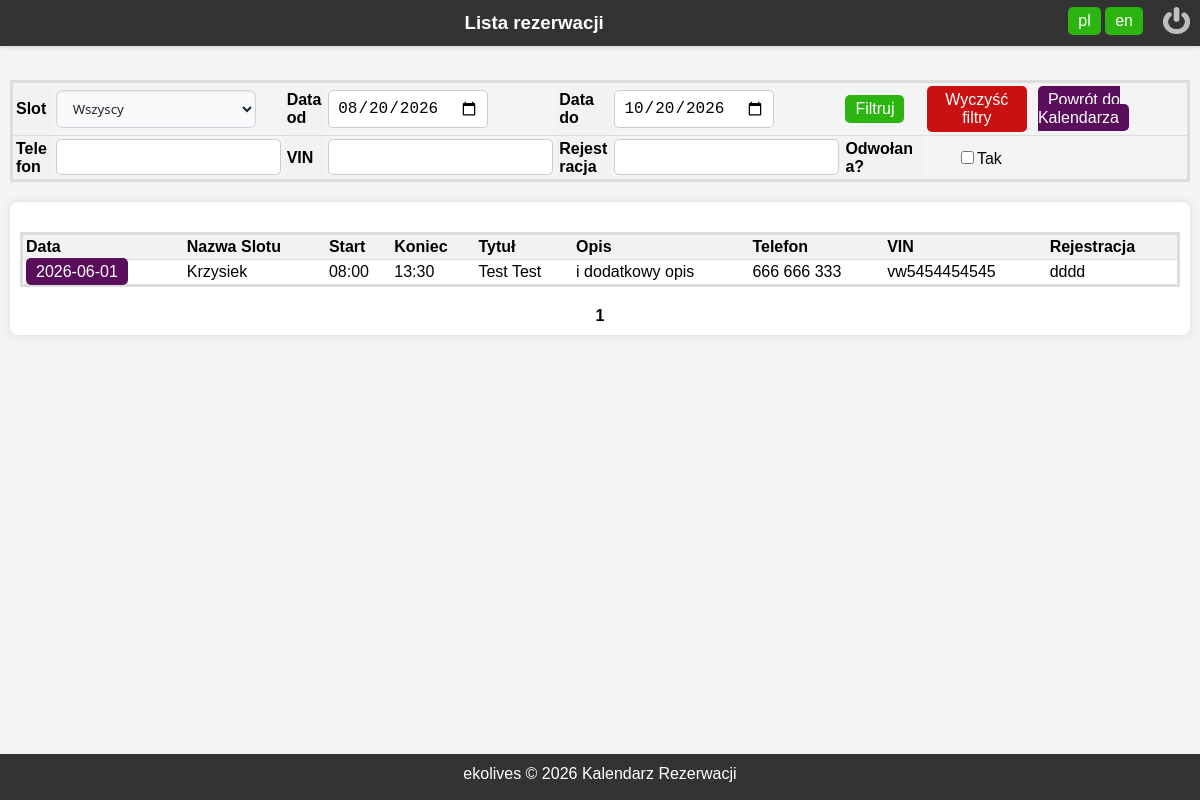
/table/reservation_list.php (signed in), run on the app's committed database.
### tables this page shows
CREATE TABLE `calendar_slots` (
  `slot_id` int(11) NOT NULL,
  `sys_submiter` varchar(255) DEFAULT NULL,
  `sys_createdate` timestamp NOT NULL DEFAULT current_timestamp(),
  `sys_updatedate` datetime NOT NULL DEFAULT '0000-00-00 00:00:00' ON UPDATE current_timestamp(),
  `sys_updatedby` varchar(255) NOT NULL,
  `mechanic_id` int(11) NOT NULL,
  `slot_date` date NOT NULL,
  `slot_time_start` time NOT NULL,
  `reservation_state` int(2) NOT NULL,
  `reservation_title` varchar(255) DEFAULT NULL,
  `reservation_description` text DEFAULT NULL,
  `reservation_phone` varchar(50) DEFAULT NULL,
  `reservation_vin` varchar(50) DEFAULT NULL,
  `reservation_plate` varchar(50) DEFAULT NULL,
  `slot_time_end` time NOT NULL DEFAULT '08:30:00'
);

CREATE TABLE `mechanics` (
  `mechanic_id` int(11) NOT NULL,
  `sys_createdate` timestamp NOT NULL DEFAULT current_timestamp(),
  `sys_updatedate` datetime NOT NULL DEFAULT '0000-00-00 00:00:00' ON UPDATE current_timestamp(),
  `sys_submitter` varchar(255) NOT NULL,
  `sys_updatedby` varchar(255) NOT NULL,
  `mechanic_name` varchar(255) NOT NULL,
  `mechanic_sort` int(11) NOT NULL DEFAULT 0,
  `color` varchar(20) NOT NULL,
  `font_color` varchar(20),
  `work_start_time` time NOT NULL DEFAULT '00:00:00',
  `work_end_time` time NOT NULL DEFAULT '00:00:00'
);

### table/reservation_list.php (the view, shortened to what this page needs)
<?php
require_once __DIR__ . '/../sys-backend/db_connect.php';
$date_from = new DateTime();
$date_from->modify('-1 month');
$date_to = new DateTime();
$date_to->modify('+1 month');
?>
<!DOCTYPE html PUBLIC "-//W3C//DTD XHTML 1.0 Transitional//EN" "http://www.w3.org/TR/xhtml1/DTD/xhtml1-transitional.dtd">
<html xmlns="http://www.w3.org/1999/xhtml" xml:lang="pl" lang="pl">
<head>
    <link rel="stylesheet" href="../newstyle.css" />
</head>
<body>
    <div id="header">
        <?php include "../sys-backend/lang.php"; ?>
        <div id="logo">
            <h3>Lista rezerwacji</h3>
        </div>
    </div>
    <div id="wrapper">
        <form method="get" action="reservation_list.php">
            <table>
                <tr>
                    <th>Slot</th>
                    <td>
<?php
echo '<select name="slot_id">';
echo '<option value="">Wszyscy</option>';
echo '</select>';
?>
                    </td>
                    <th> Data od </th>
                    <td><input type="date" name="date_from" value="<?php echo $date_from->format('Y-m-d'); ?>"></td>
                    <th> Data do </th>
                    <td><input type="date" name="date_to" value="<?php echo $date_to->format('Y-m-d'); ?>"></td>
                    <td><button class="button-green">Filtruj</button></td>
                    <td style="text-align: center;"><a href="reservation_list.php" class="button-red">Wyczyść filtry</a></td>
                    <td><a href="index.php" class="button">Powrót do Kalendarza</a></td>
                    <td></td>
                </tr>
                <tr>
                    <th>Telefon</th>
                    <td><input type="text" name="reservation_phone" value="<?php echo htmlspecialchars($_GET['reservation_phone'] ?? '', ENT_QUOTES, 'UTF-8'); ?>" /></td>
                    <th>VIN</th>
                    <td><input type="text" name="reservation_vin" value="<?php echo htmlspecialchars($_GET['reservation_vin'] ?? '', ENT_QUOTES, 'UTF-8'); ?>" /></td>
                    <th>Rejestracja</th>
                    <td><input type="text" name="reservation_plate" value="<?php echo htmlspecialchars($_GET['reservation_plate'] ?? '', ENT_QUOTES, 'UTF-8'); ?>" /></td>
                    <th>Odwołana?</th>
                    <td style="text-align: center; "><input type="checkbox" name="reservation_rejected" value="1" <?php echo isset($_GET['reservation_rejected']) ? 'checked' : ''; ?>>Tak</td>
                </tr>
            </table>
            <div id="content">
                <table>
                    <tr>
                        <th>Data</th>
                        <th>Nazwa Slotu</th>
                        <th>Start</th>
                        <th style="white-space:nowrap;">Koniec</th>
                        <th>Tytuł</th>
                        <th>Opis</th>
                        <th style="white-space:nowrap;">Telefon</th>
                        <th style="white-space:nowrap;">VIN</th>
                        <th style="white-space:nowrap;">Rejestracja</th>
                    </tr>
                    <?php
                    $limit = 10;
                    $page = isset($_GET['page']) ? max(1, intval($_GET['page'])) : 1;
                    $offset = ($page - 1) * $limit;
                    $sql_count = "SELECT COUNT(*) AS total FROM calendar_slots";
                    $result_count = $conn->query($sql_count);
                    $total_rows = $result_count->fetch_assoc()['total'];
                    $total_pages = ceil($total_rows / $limit);
                    $sql = "SELECT  *
                    FROM calendar_slots
                    LEFT JOIN mechanics
                    ON calendar_slots.mechanic_id = mechanics.mechanic_id";
                    $sql .= " ORDER BY slot_date DESC LIMIT $limit OFFSET $offset";
                    $result = $conn->query($sql);
                    while ($row = $result->fetch_assoc()) {
                        $slot_id = $row['slot_id'];
                        $mechanic_name = $row['mechanic_name'];
                        $slot_date = $row['slot_date'];
                        $slot_time = $row['slot_time_start'];
                        $slot_end = $row['slot_time_end'];
                        $reservation_title = $row['reservation_title'];
                        $reservation_description = $row['reservation_description'];
                        $reservation_phone = $row['reservation_phone'];
                        $reservation_vin = $row['reservation_vin'];
                        $reservation_plate = $row['reservation_plate'];
                        echo "<tr>
        <td><a href='reservation_details.php?slot_id=" . $slot_id . "' class='button'>" . $slot_date . "</a></td>
        <td>" . htmlspecialchars($mechanic_name) . "</td>
        <td>" . substr($slot_time, 0, 5) . "</td>
        <td>" . substr($slot_end, 0, 5) . "</td>
        <td>" . htmlspecialchars($reservation_title) . "</td>
        <td>" . htmlspecialchars($reservation_description) . "</td>
        <td>" . htmlspecialchars($reservation_phone) . "</td>
        <td>" . htmlspecialchars($reservation_vin) . "</td>
        <td>" . htmlspecialchars($reservation_plate) . "</td>
    </tr>";
                    }
                    ?>
                </table>
                <?php
                $query_string = $_GET;
                unset($query_string['page']);
                echo '<div style="margin-top:20px; text-align:center; font-size:16px;">';
                $start = max(1, $page - 3);
                $end = min($total_pages, $page + 3);
                for ($i = $start; $i <= $end; $i++) {
                    if ($i == $page) {
                        echo "<strong>$i</strong> ";
                    } else {
                        echo '<a href="' . build_page_link($i, $query_string) . '" class="button">' . $i . '</a> ';
                    }
                }
                echo '</div>';
                ?>
            </div>
    </div>
    <div id="footer">
        <p>ekolives &copy; <?php echo date("Y"); ?> Kalendarz Rezerwacji</p>
    </div>
</body>

### newstyle.css (style rules this page uses)
body { font-family: Arial, sans-serif; background-color: #f4f4f4; margin: 0; padding: 0; }
#header { background-color: #333; color: #fff; padding: 2px 0; text-align: center; position: fixed; width: 100%; top: 0; z-index: 1000; box-shadow: 0 2px 4px rgba(0, 0, 0, 0.1); }
#footer { background-color: #333; color: #fff; position: fixed; width: 100%; bottom: 0; text-align: center; display: flex; justify-content: center; padding: 1px 0; z-index: 1001; }
form { display: flex; flex-direction: column; }
input[type="text"], input[type="password"], input[type="email"], input[type="number"], input[type="date"], input[type="time"] { padding: 8px; margin-bottom: 1px; border: 1px solid #ccc; border-radius: 5px; font-size: 16px; box-sizing: border-box; }
p { text-align: center; margin-top: 10px; }
#logo h3 { margin: 0 auto; text-align: center; padding: 10px 0; }
#wrapper { margin: 0 auto; padding: 10px; padding-top: 60px; padding-bottom: 60px; }
#content { background-color: #fff; padding: 10px; border-radius: 8px; box-shadow: 0 0 10px rgba(0, 0, 0, 0.1); }
table { margin: 20px auto; width: 100%; border-collapse: collapse; border: 3px solid #ddd; table-layout: auto; word-wrap: break-word; }
th, td { padding: 3px; text-align: left; border-bottom: 1px solid #ddd; }
th { background-color: #f2f2f2; }
button { background-color: #590e5c; color: #fff; border: none; padding: 5px 10px; text-align: center; font-size: 16px; cursor: pointer; margin-right: 5px; border-radius: 5px; text-decoration: none; }
.button { background-color: #590e5c; color: #fff; border: none; padding: 5px 10px; text-align: center; font-size: 16px; cursor: pointer; margin-right: 5px; border-radius: 5px; text-decoration: none; }
.button-red { background-color: #ca1111; color: #fff; border: none; padding: 5px 10px; text-align: center; text-decoration: none; display: inline-block; font-size: 16px; cursor: pointer; margin-right: 5px; border-radius: 5px; }
.button-green { padding: 5px 10px; background-color: #2cb510; color: #fff; border: none; border-radius: 5px; font-size: 16px; cursor: pointer; text-decoration: none !important; }
select { background-color: #f8f9fa; color: #212529; border: 1px solid #ced4da; padding: 8px 12px; border-radius: 6px; box-shadow: inset 0 1px 2px rgba(0, 0, 0, 0.075); transition: all 0.2s ease-in-out; font-family: "Segoe UI", Tahoma, Geneva, Verdana, sans-serif; min-width: 200px; }
option { padding: 10px; background-color: #fff; color: #212529; }
th { max-width: 140px; white-space: normal; word-break: break-word; overflow-wrap: break-word; }

### data on the page
calendar_slots: slot_date "2026-06-01", mechanic.mechanic_name "Krzysiek", slot_time_start "08:00", slot_time_end "13:30", reservation_title "Test Test", reservation_description "i dodatkowy opis", reservation_phone "666 666 333", reservation_vin "vw5454454545", reservation_plate "dddd"
